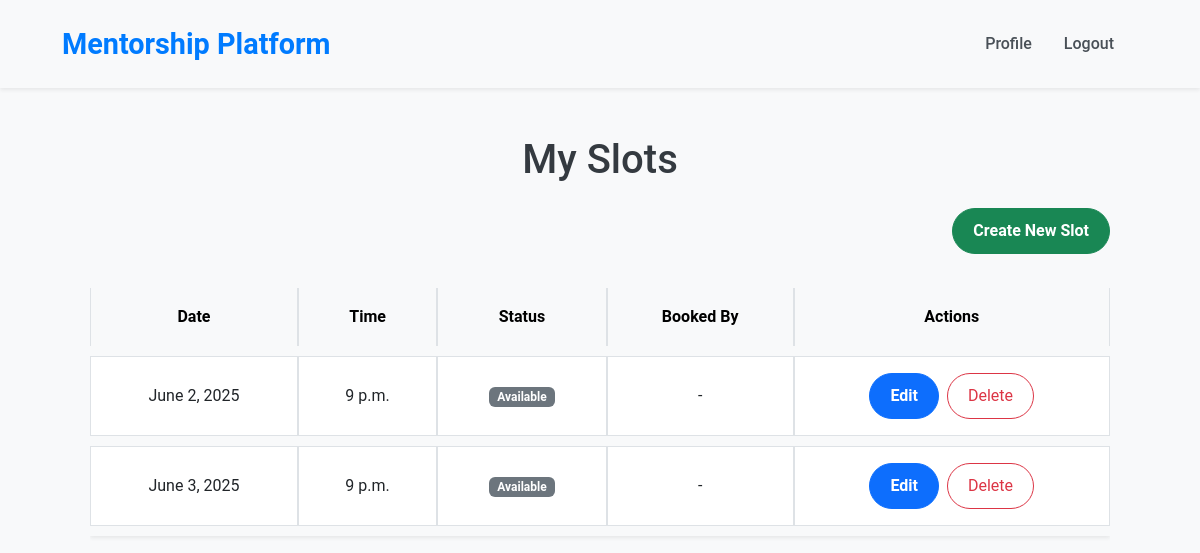
Page /dashboard/mentor-slots/ (signed in) on the committed database.
### schedule/models.py (models this page shows, shortened)
class Slot(models.Model):
    mentor = models.ForeignKey(
        User,
        on_delete=models.CASCADE,
        limit_choices_to={'is_mentor': True},
        related_name='mentor_slots'
    )
    user = models.ForeignKey(User, on_delete=models.SET_NULL, null=True, blank=True, related_name='user_bookings')
    date = models.DateField()
    time = models.TimeField()
    is_booked = models.BooleanField(default=False)
    class Meta:
        unique_together = ('mentor', 'date', 'time')

### dashboard/views.py (the view)
# urls.py: path('mentor-slots/', views.MentorSlotsView.as_view(), name='mentor-slots'),
class MentorSlotsView(View):
    def get(self, request, *args, **kwargs):
        if not request.user.is_authenticated or not request.user.is_mentor:
            return render(request, '403.html', status=403)
        slots = Slot.objects.filter(mentor=request.user).order_by('date', 'time')
        return render(request, 'schedule/mentor-slots.html', {'slots': slots})

### schedule/templates/schedule/mentor-slots.html
{% extends 'base.html' %}
{% load static %}
{% block content %}
<div class="container mt-5">
    <h1 class="text-center mb-4">My Slots</h1>
    <div class="mb-4 text-end">
        <a href="{% url 'create-slot' %}" class="btn btn-success">Create New Slot</a>
    </div>
    {% if slots %}
        <div class="table-responsive">
            <table class="table table-bordered align-middle text-center shadow-sm" style="border-collapse: separate; border-spacing: 0 10px;">
                <thead class="table-light">
                    <tr style="border: 2px solid #dee2e6;">
                        <th class="px-4 py-3">Date</th>
                        <th class="px-4 py-3">Time</th>
                        <th class="px-4 py-3">Status</th>
                        <th class="px-4 py-3">Booked By</th>
                        <th class="px-4 py-3">Actions</th>
                    </tr>
                </thead>
                <tbody>
                    {% for slot in slots %}
                        <tr style="border: 2px solid #dee2e6; background-color: #fff;">
                            <td class="px-4 py-3 border">{{ slot.date }}</td>
                            <td class="px-4 py-3 border">{{ slot.time }}</td>
                            <td class="px-4 py-3 border">
                                {% if slot.is_booked %}
                                    <span class="badge bg-success">Booked</span>
                                {% else %}
                                    <span class="badge bg-secondary">Available</span>
                                {% endif %}
                            </td>
                            <td class="px-4 py-3 border">
                                {% if slot.is_booked %}
                                    {{ slot.user.get_full_name }}
                                {% else %}
                                    -
                                {% endif %}
                            </td>
                            <td class="px-4 py-3 border">
                                <a href="{% url 'update-slot' slot.id %}" class="btn btn-sm btn-primary me-1">Edit</a>
                                <a href="{% url 'delete-slot' slot.id %}" class="btn btn-sm text-danger border-danger"
                                   onclick="return confirm('Are you sure you want to delete this slot?');">
                                    Delete
                                </a>
                            </td>
                        </tr>
                    {% endfor %}
                </tbody>
            </table>
        </div>
    {% else %}
        <p class="text-center">You haven't created any slots yet.</p>
    {% endif %}
</div>
{% endblock %}

### static/css/styles.css (style rules this page uses)
body { font-family: 'Roboto', sans-serif; background-color: #f8f9fa; color: #343a40; line-height: 1.6; margin: 0; padding: 0; }
.btn { border-radius: 25px; padding: 10px 20px; font-size: 1rem; transition: background-color 0.3s, transform 0.3s ease; }
.btn-primary, .btn-success { font-weight: 600; }
.container { padding-left: 30px; padding-right: 30px; }
a { color: #007bff; text-decoration: none; transition: color 0.3s ease; }
.mt-5 { margin-top: 3rem; }
.text-center { text-align: center; }

### rows in the picture
Slot: date "June 2, 2025", time "9 p.m.", is_booked "Available"
Slot: date "June 3, 2025", time "9 p.m.", is_booked "Available"
